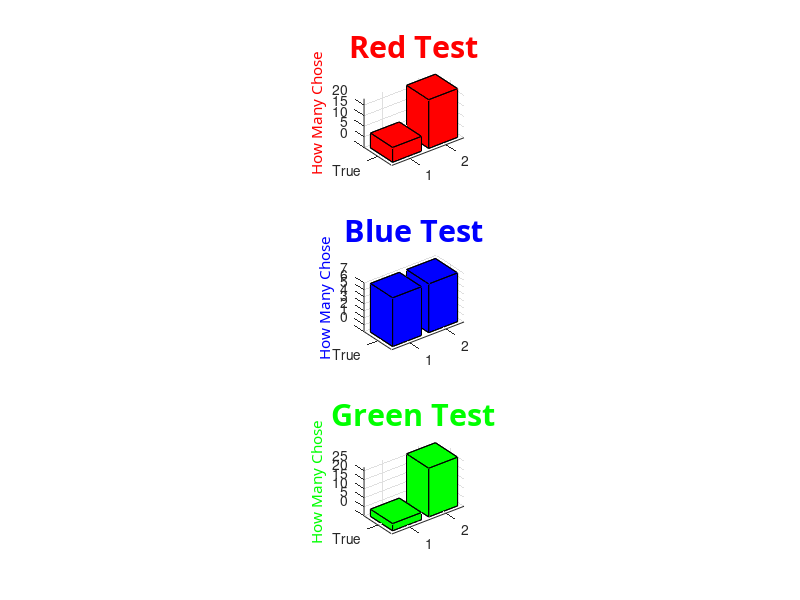

Write the MATLAB code that produced this figure.
% creates small individual graphs of true/false responses for each color
% 'true' responses defined as selection of "suggested" color
% 'false' indicates selection of either of the other colors

load('testredvar'); 
redresult = result;
load('testgreenvar'); 
greenresult = result;
load('testbluevar');
blueresult = result; % get results from color files

tredresult = [];
fredresult= [];
tblueresult = [];
fblueresult = [];
tgreenresult = [];
fgreenresult = []; % create initial/blank matrices

for j =  1:(length(redresult));
    if redresult(j,4) == 't'
        tredresult = [tredresult; redresult(j,:)]; % counts total true responses for the red suggestion survey
    elseif redresult(j,4) == 'f'
        fredresult = [fredresult; redresult(j,:)]; % counts total false responses for the red suggestion survey
    end
end
for j =  1:(length(blueresult));
    if blueresult(j,4) == 't'
        tblueresult = [tblueresult; blueresult(j,:)]; % counts total true responses for the blue suggestion survey
    elseif blueresult(j,4) == 'f'
        fblueresult = [fblueresult; blueresult(j,:)]; % counts total false responses for the blue suggestion survey
    end
end
for j =  1:(length(greenresult));
    if greenresult(j,4) == 't'
        tgreenresult = [tgreenresult; greenresult(j,:)]; % counts total true responses for the green suggestion survey
    elseif greenresult(j,4) == 'f'
        fgreenresult = [fgreenresult; greenresult(j,:)]; % counts total false responses for the green suggestion survey
    end
end
% Create red subplot
red = [length(tredresult) length(fredresult)];
subplot(3,1,1); bar3(red, 'r'); zlabel('How Many Chose', 'color', 'r', 'fontname', 'arial black'); title('Red Test', 'color', 'r', 'fontname', 'arial black', 'fontsize', 22); set(gca,'YTickLabel', {'True', 'False'} ); 
% Create blue subplot
blue = [length(tblueresult) length(fblueresult)];
subplot(3,1,2); bar3(blue, 'b'); zlabel('How Many Chose', 'color', 'b', 'fontname', 'arial black'); title('Blue Test', 'color', 'b', 'fontname', 'arial black', 'fontsize', 22); set(gca,'YTickLabel', {'True', 'False'} ); 
% Create green subplot
green = [length(tgreenresult) length(fgreenresult)];
subplot(3,1,3); bar3(green, 'g'); zlabel('How Many Chose', 'color', 'g', 'fontname', 'arial black'); title('Green Test', 'color', 'g', 'fontname', 'arial black', 'fontsize', 22); set(gca,'YTickLabel', {'True', 'False'} ); 
